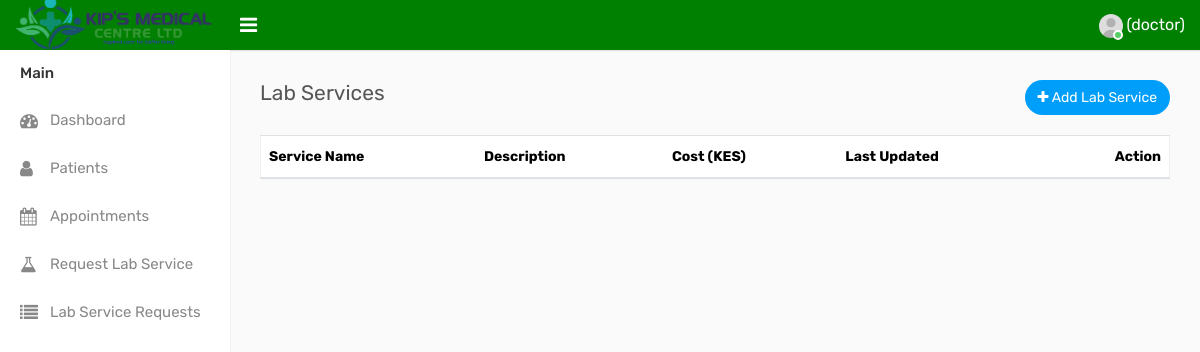
The page /lab-services (signed in) on the database as committed earlier.
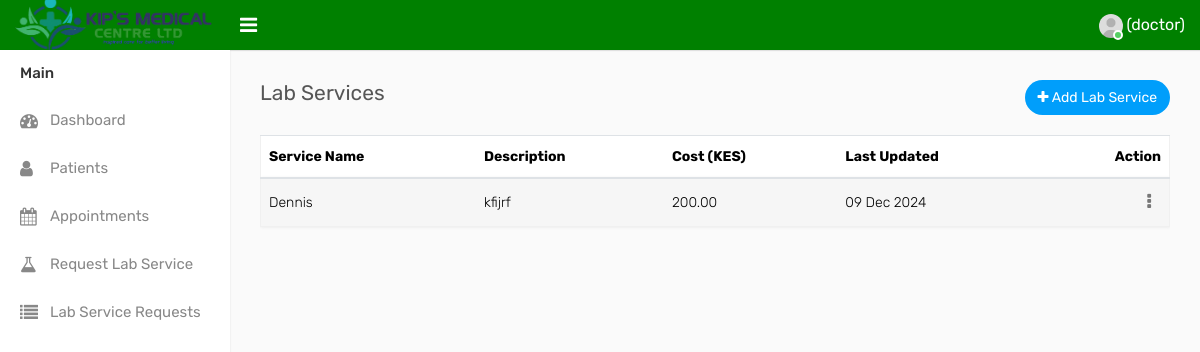
The same page on the database as committed later.
### models/users.py (models this page shows, shortened)
class User(UserMixin, db.Model):
    __tablename__ = 'users'
    id = db.Column(db.Integer, primary_key=True)
    email = db.Column(db.String(150), unique=True, nullable=False)
    password_hash = db.Column(db.String(255), nullable=False)
    role = db.Column(db.String(50), nullable=False)
    doctor_id = db.Column(db.Integer, db.ForeignKey('doctors.id'), nullable=True)
    doctor = db.relationship('Doctor', backref=db.backref('user', uselist=False), foreign_keys=[doctor_id])
    created_at = db.Column(db.DateTime, default=datetime.utcnow)
    last_login = db.Column(db.DateTime, nullable=True)
    is_active = db.Column(db.Boolean, default=True)

### models/lab_services.py (models this page shows, shortened)
class LabService(db.Model):
    __tablename__ = 'lab_services'
    id = db.Column(db.Integer, primary_key=True)
    name = db.Column(db.String(100), nullable=False)
    description = db.Column(db.Text)
    cost = db.Column(db.Float, nullable=False)
    created_at = db.Column(db.DateTime, default=datetime.utcnow)
    updated_at = db.Column(db.DateTime, default=datetime.utcnow, onupdate=datetime.utcnow)

### main.py (the view)
@app.route('/lab-services')
@login_required
def lab_services():
    services = LabService.query.order_by(LabService.name).all()
    return render_template('lab_services.html', services=services)

### main.py (called while the page is built)
@login_manager.user_loader
def load_user(user_id):
    return User.query.get(int(user_id))

### templates/lab_services.html (shortened to what this page needs)
{% extends "base.html" %}
{% block content %}
<div class="page-wrapper">
    <div class="content">
        <div class="row">
            <div class="col-sm-4 col-3">
                <h4 class="page-title">Lab Services</h4>
            </div>
            <div class="col-sm-8 col-9 text-right m-b-20">
                <a href="{{ url_for('add_lab_service') }}" class="btn btn-primary btn-rounded float-right"><i class="fa fa-plus"></i> Add Lab Service</a>
            </div>
        </div>
        <div class="row">
            <div class="col-md-12">
                <div class="table-responsive">
                    <table class="table table-striped custom-table">
                        <thead>
                            <tr>
                                <th>Service Name</th>
                                <th>Description</th>
                                <th>Cost (KES)</th>
                                <th>Last Updated</th>
                                <th class="text-right">Action</th>
                            </tr>
                        </thead>
                        <tbody>
                            {% for service in services %}
                            <tr>
                                <td>{{ service.name }}</td>
                                <td>{{ service.description }}</td>
                                <td>{{ "{:,.2f}".format(service.cost) }}</td>
                                <td>{{ service.updated_at.strftime('%d %b %Y') }}</td>
                                <td class="text-right">
                                    <div class="dropdown dropdown-action">
                                        <a href="#" class="action-icon dropdown-toggle" data-toggle="dropdown" aria-expanded="false"><i class="fa fa-ellipsis-v"></i></a>
                                    </div>
                                </td>
                            </tr>
                            {% endfor %}
                        </tbody>
                    </table>
                </div>
            </div>
        </div>
    </div>
</div>
{% endblock %}

### templates/base.html (shortened to what this page needs)
<!DOCTYPE html>
<html lang="en">
<head>
    <link rel="stylesheet" type="text/css" href="/static/assets/css/bootstrap.min.css">
    <link rel="stylesheet" type="text/css" href="/static/assets/css/font-awesome.min.css">
    <link rel="stylesheet" type="text/css" href="/static/assets/css/select2.min.css">
    <link rel="stylesheet" type="text/css" href="/static/assets/css/bootstrap-datetimepicker.min.css">
    <link rel="stylesheet" type="text/css" href="/static/assets/css/style.css">
</head>
<body>
    <div class="main-wrapper">
        <div class="header">
			<div class="header-left">
				<a href="index-2.html" class="logo">
					<img src="/static/assets/img/kipsnobglogo.png" width="200" height="60" alt="">
				</a>
			</div>
			<a id="toggle_btn" href="javascript:void(0);"><i class="fa fa-bars"></i></a>
            <ul class="nav user-menu float-right">
                <li class="nav-item dropdown">
                    {% if current_user.is_authenticated %}
                    <a href="#" class="dropdown-toggle" data-toggle="dropdown">
                        <span class="user-img">
                            <img class="rounded-circle" src="{{ url_for('static', filename='img/user.jpg') }}" width="31" alt="{{ current_user.username }}">
                            <span class="status online"></span>
                        </span>
                        <span>{{ current_user.username }} ({{ current_user.role }})</span>
                    </a>
                    {% else %}
                    <a href="{{ url_for('login') }}" class="nav-link">Login</a>
                    {% endif %}
                </li>
            </ul>
        </div>
        <div class="sidebar" id="sidebar">
            <div class="sidebar-inner slimscroll">
                <div id="sidebar-menu" class="sidebar-menu">
                    <ul>
                        <li class="menu-title">Main</li>
                        <li>
                            <a href="{{ url_for('index') }}"><i class="fa fa-dashboard"></i> <span>Dashboard</span></a>
                        </li>
                        {% if current_user.is_authenticated %}
                            {% if current_user.role in ['admin', 'doctor'] %}
                            <li>
                                <a href="{{ url_for('patient') }}"><i class="fa fa-user"></i> <span>Patients</span></a>
                            </li>
                            <li>
                                <a href="{{ url_for('appointments') }}"><i class="fa fa-calendar"></i> <span>Appointments</span></a>
                            </li>
                            {% endif %}
                            {% if current_user.is_authenticated and current_user.role == 'doctor' %}
                            <li class="menu-item">
                                <a href="{{ url_for('request_lab_service') }}">
                                    <i class="fa fa-flask"></i>
                                    <span>Request Lab Service</span>
                                </a>
                            </li>
                            <li class="menu-item">
                                <a href="{{ url_for('view_lab_service_requests') }}">
                                    <i class="fa fa-list"></i>
                                    <span>Lab Service Requests</span>
                                </a>
                            </li>
                            {% endif %}
                        {% endif %}
                    </ul>
                </div>
            </div>
        </div>
        {% block content %}{% endblock %}
    </div>
</body>
</html>

Rows that differ between the two databases and show on the page:
added LabService: name "Dennis", description "kfijrf", cost "200.00", updated_at "09 Dec 2024"
